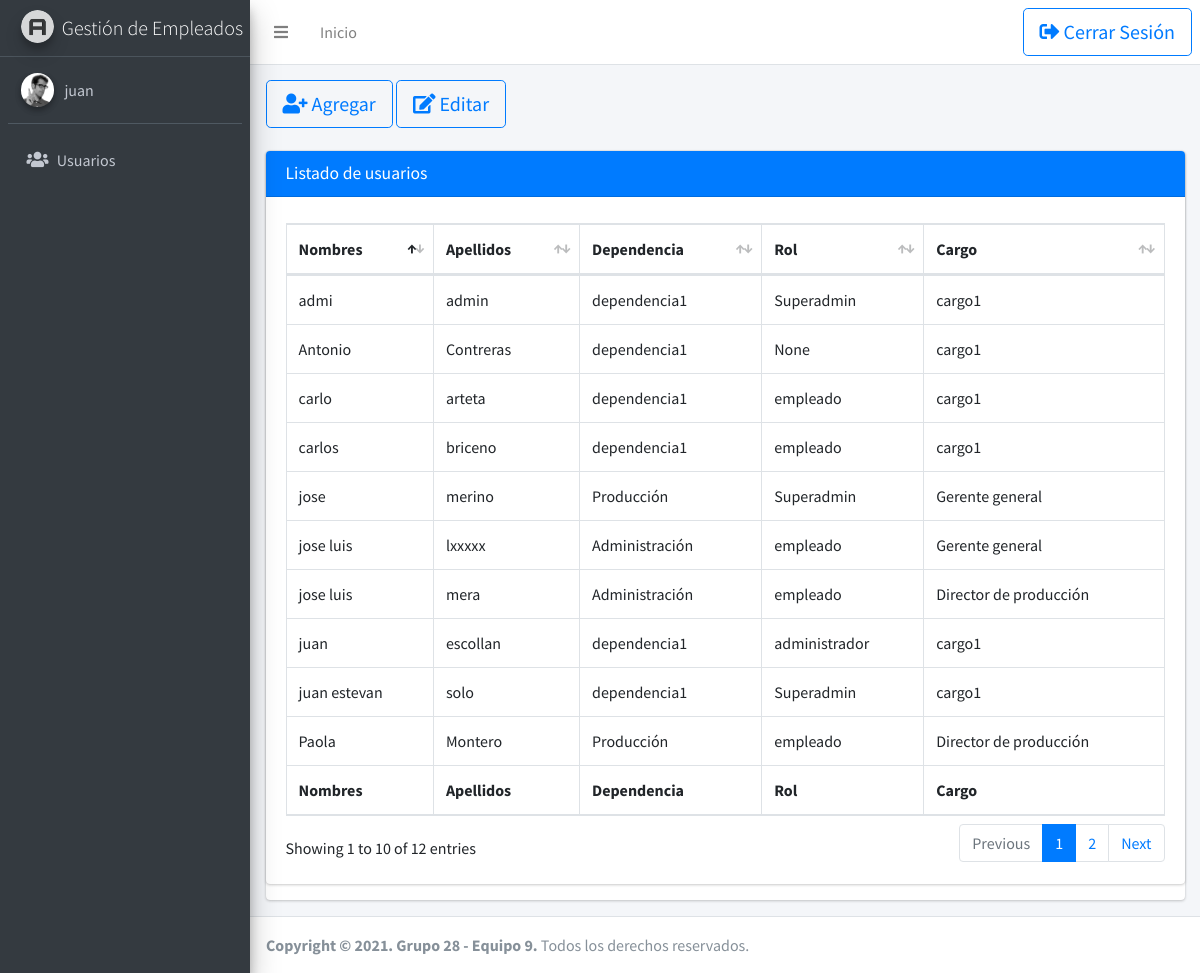
/usuarios (signed in), run on the app's committed database.
### tables this page shows
CREATE TABLE Empleados (numero_documento INTEGER NOT NULL UNIQUE, nombre TEXT NOT NULL, apellido TEXT NOT NULL, telefono INTEGER NOT NULL, correo TEXT NOT NULL, id_cargo TEXT NOT NULL, contrato TEXT NOT NULL, tdocumento TEXT NOT NULL, fechadeinicio TEXT NOT NULL, fechafin TEXT, salario INTEGER NOT NULL, contrasena TEXT NOT NULL, tipousuario TEXT NOT NULL, dependencia TEXT NOT NULL, PRIMARY KEY (numero_documento));

### main.py (the view)
@app.route('/usuarios', methods=['GET'])
@login_required
def show_users():
    empleados=sql_select_empleados_dict()
    print(empleados)
    return render_template('usuarios.html', empleados=empleados)

### db.py (called while the page is built)
def get_db():
    try:
        if 'db' not in g:
            print('conexion exitosa')
            g.db = sqlite3.connect('gestionempleados.db')
        return g.db
    except Error:
        print(Error)

### main.py (called while the page is built)
def sql_select_empleados_dict():
	strsql = "SELECT * FROM Empleados;"
	conn = get_db()
	cursorObj = conn.cursor()
	cursorObj.execute(strsql)
	empleados = cursorObj.fetchall()
	lista_empleados = [ {"numero_documento": empleado[0], "nombre": empleado[1], "apellido": empleado[2], "telefono": empleado[3], "correo": empleado[4], "id_cargo": empleado[5], "contrato": empleado[6], "tdocumento": empleado[7], "fechadeinicio": empleado[8], "fechafin": empleado[9], "salario": empleado[10], "contrasena": empleado[11], "tipousuario": empleado[12], "dependencia": empleado[13] } for empleado in empleados ]
	return lista_empleados

def login_required(view):
    @functools.wraps( view )
    def wrapped_view(**kwargs):
        if g.usuario is None:
            return redirect( url_for( 'index' ) )
        return view( **kwargs )
    return wrapped_view

@app.before_request
def usuario_registrado():
    idusuario = session.get('id_usuario')
    if idusuario is None:
        g.usuario=None
    else:
        g.usuario=idusuario
        db = get_db()
        sqluser = db.execute('SELECT * FROM Empleados WHERE numero_documento = ?',(idusuario,)).fetchone()
        g.rol=sqluser[12]
        db.commit()

### templates/usuarios.html
{% if session['rol'] == 'Superadmin' %}
    {% extends 'basesuper_prueba.html' %}
{% else %}
    {% extends 'baseadmin_prueba.html' %}
{% endif %}
{% block contenido_principal %}
<div class="content-wrapper">
    <div class="content-header">
      <div class="container-fluid">
        <div class="row mb-2">
          <div class="col-sm-6">
            <div class="from-group">
                {% if session['rol'] == 'Superadmin' %}
                    <a href="/crearusuario" class="btn btn-outline-primary btn-lg" role="button" aria-pressed="true">
                        <i class="fa fa-user-plus"></i>
                        Agregar
                    </a>
                    <a href="/editarusuario" class="btn btn-outline-primary btn-lg" role="button" aria-pressed="true">
                        <i class="fa fa-edit"></i>
                        Editar
                    </a>
                    <a href="/eliminar" class="btn btn-outline-primary btn-lg" role="button" aria-pressed="true">
                        <i class="fa fa-trash-alt"></i>
                        Eliminar
                    </a>
                {% else %}
                    <a href="/crearusuario" class="btn btn-outline-primary btn-lg" role="button" aria-pressed="true">
                        <i class="fa fa-user-plus"></i>
                        Agregar
                    </a>
                    <a href="/editarusuario" class="btn btn-outline-primary btn-lg" role="button" aria-pressed="true">
                        <i class="fa fa-edit"></i>
                        Editar
                    </a>
                {% endif %}
            </div>
          </div>
        </div>
      </div>
    </div>
    <div class="content">
        <div class="container-fluid">
            <div class="row">
                <div class="col-lg-12">
                    <div class="card card-primary">
                        <div class="card card-primary">
                            <div class="card-header">
                                <h3 class="card-title">Listado de usuarios</h3>
                            </div>
                            <div class="card-body">
                                <table id="example2" class="table table-bordered table-hover">
                                    <thead>
                                        <tr>
                                            <th>Nombres</th>
                                            <th>Apellidos</th>
                                            <th>Dependencia</th>
                                            <th>Rol</th>
                                            <th>Cargo</th>
                                        </tr>
                                    </thead>
                                    <tbody>
                                        {% for empleado in empleados %}
                                        <tr>
                                            <td>{{ empleado['nombre'] }}</td>
                                            <td>{{ empleado['apellido'] }}</td>
                                            <td>{{ empleado['dependencia'] }}</td>
                                            <td>{{ empleado['tipousuario'] }}</td>
                                            <td>{{ empleado['id_cargo'] }}</td>
                                        </tr>
                                        {% endfor %}
                                    </tbody>
                                    <tfoot>
                                        <tr>
                                            <th>Nombres</th>
                                            <th>Apellidos</th>
                                            <th>Dependencia</th>
                                            <th>Rol</th>
                                            <th>Cargo</th>
                                        </tr>
                                    </tfoot>
                                </table>
                            </div>
                        </div>
                    </div>
                </div>
            </div>
        </div>
    </div>
</div>
{% endblock contenido_principal%}

### templates/baseadmin_prueba.html (shortened to what this page needs)
<!DOCTYPE html>
<html lang="en">
<head>
    <link rel="stylesheet" href="{{ url_for('static', filename='plugins/fontawesome-free/css/all.min.css') }}" type="text/css" >
    <link rel="stylesheet" href="{{ url_for('static', filename='css/adminlte.min.css') }}" type="text/css" >
    <link rel="stylesheet" href="{{ url_for('static', filename='plugins/datatables-bs4/css/dataTables.bootstrap4.min.css') }}">
    <link rel="stylesheet" href="{{ url_for('static', filename='plugins/datatables-responsive/css/responsive.bootstrap4.min.css') }}">
    <link rel="stylesheet" href="{{ url_for('static', filename='plugins/datatables-buttons/css/buttons.bootstrap4.min.css') }}">
    <link rel="stylesheet" href="{{ url_for('static', filename='plugins/daterangepicker/daterangepicker.css') }}">
</head>
<body class="hold-transition sidebar-mini">
    <div class="wrapper">
        <nav class="main-header navbar navbar-expand navbar-white navbar-light">
            <ul class="navbar-nav">
                <li class="nav-item">
                    <a class="nav-link" data-widget="pushmenu" href="#" role="button"><i class="fas fa-bars"></i></a>
                </li>
                <li class="nav-item d-none d-sm-inline-block">
                    <a href="index3.html" class="nav-link">Inicio</a>
                </li>
            </ul>
            <ul class="navbar-nav ml-auto">
                <li class="nav-item">
                    <a href="/login" class="btn btn-block btn-outline-primary btn-lg"><i class="fas fa-sign-out-alt"></i> Cerrar Sesión</a>
                </li>
            </ul>
        </nav>
        <aside class="main-sidebar sidebar-dark-primary elevation-4">
            <a href="index3.html" class="brand-link">
            <img src="{{ url_for('static', filename='img/AdminLTELogo.png') }}" alt="AdminLTE Logo" class="brand-image img-circle elevation-3" style="opacity: .8">
            <span class="brand-text font-weight-light">Gestión de Empleados</span>
            </a>
            <div class="sidebar">
                <div class="user-panel mt-3 pb-3 mb-3 d-flex">
                    <div class="image">
                        <img src="{{ url_for('static', filename='img/user2-160x160.jpg') }}" class="img-circle elevation-2" alt="User Image">
                    </div>
                    <div class="info">
                        <a href="#" class="d-block">{{session['nombre'] }}</a>
                    </div>
                </div>
                <nav class="mt-2">
                    <ul class="nav nav-pills nav-sidebar flex-column" data-widget="treeview" role="menu" data-accordion="false">
                        <li class="nav-item">
                            <a href="/usuarios" class="nav-link">
                                <i class="nav-icon fas fa-users"></i>
                                <p>
                                    Usuarios
                                </p>
                            </a>
                        </li>
                    </ul>
                </nav>
            </div>
        </aside>
        {% block contenido_principal %}
        {% endblock %}
        <footer class="main-footer">
            <strong>Copyright &copy; 2021. Grupo 28 - Equipo 9.</strong> Todos los derechos reservados.
        </footer>
    </div>
</body>
</html>

### data on the page
Empleados: nombre "juan", apellido "escollan", dependencia "dependencia1", tipousuario "administrador", id_cargo "cargo1"
Empleados: nombre "jose luis", apellido "lxxxxx", dependencia "Administración", tipousuario "empleado", id_cargo "Gerente general"
Empleados: nombre "Antonio", apellido "Contreras", dependencia "dependencia1", tipousuario "None", id_cargo "cargo1"
Empleados: nombre "Paola", apellido "Montero", dependencia "Producción", tipousuario "empleado", id_cargo "Director de producción"
Empleados: nombre "juan estevan", apellido "solo", dependencia "dependencia1", tipousuario "Superadmin", id_cargo "cargo1"
Empleados: nombre "carlo", apellido "arteta", dependencia "dependencia1", tipousuario "empleado", id_cargo "cargo1"
Empleados: nombre "carlos", apellido "briceno", dependencia "dependencia1", tipousuario "empleado", id_cargo "cargo1"
Empleados: nombre "jose", apellido "merino", dependencia "Producción", tipousuario "Superadmin", id_cargo "Gerente general"
Empleados: nombre "jose luis", apellido "mera", dependencia "Administración", tipousuario "empleado", id_cargo "Director de producción"
Empleados: nombre "admi", apellido "admin", dependencia "dependencia1", tipousuario "Superadmin", id_cargo "cargo1"
